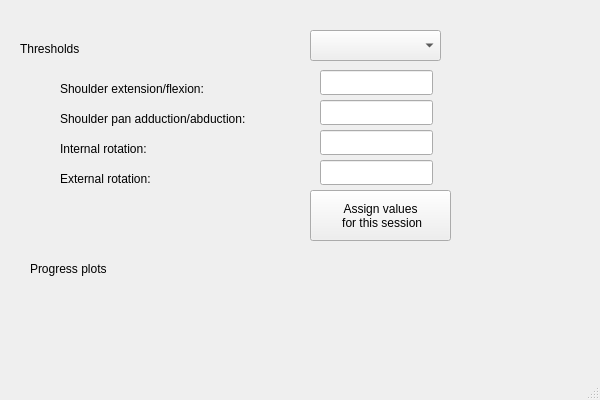
<?xml version="1.0" encoding="UTF-8"?>
<ui version="4.0">
 <class>MainWindow</class>
 <widget class="QMainWindow" name="MainWindow">
  <property name="geometry">
   <rect>
    <x>0</x>
    <y>0</y>
    <width>600</width>
    <height>400</height>
   </rect>
  </property>
  <property name="windowTitle">
   <string>MainWindow</string>
  </property>
  <widget class="QWidget" name="centralwidget">
   <widget class="QLabel" name="label">
    <property name="geometry">
     <rect>
      <x>20</x>
      <y>40</y>
      <width>91</width>
      <height>17</height>
     </rect>
    </property>
    <property name="text">
     <string>Thresholds</string>
    </property>
   </widget>
   <widget class="QLabel" name="label_2">
    <property name="geometry">
     <rect>
      <x>60</x>
      <y>80</y>
      <width>211</width>
      <height>17</height>
     </rect>
    </property>
    <property name="text">
     <string>Shoulder extension/flexion:</string>
    </property>
   </widget>
   <widget class="QLabel" name="label_3">
    <property name="geometry">
     <rect>
      <x>60</x>
      <y>110</y>
      <width>261</width>
      <height>17</height>
     </rect>
    </property>
    <property name="text">
     <string>Shoulder pan adduction/abduction:</string>
    </property>
   </widget>
   <widget class="QLabel" name="label_4">
    <property name="geometry">
     <rect>
      <x>60</x>
      <y>140</y>
      <width>261</width>
      <height>17</height>
     </rect>
    </property>
    <property name="text">
     <string>Internal rotation:</string>
    </property>
   </widget>
   <widget class="QLabel" name="label_5">
    <property name="geometry">
     <rect>
      <x>60</x>
      <y>170</y>
      <width>261</width>
      <height>17</height>
     </rect>
    </property>
    <property name="text">
     <string>External rotation:</string>
    </property>
   </widget>
   <widget class="QLineEdit" name="lineEdit">
    <property name="geometry">
     <rect>
      <x>320</x>
      <y>70</y>
      <width>113</width>
      <height>25</height>
     </rect>
    </property>
   </widget>
   <widget class="QLineEdit" name="lineEdit_2">
    <property name="geometry">
     <rect>
      <x>320</x>
      <y>100</y>
      <width>113</width>
      <height>25</height>
     </rect>
    </property>
   </widget>
   <widget class="QLineEdit" name="lineEdit_3">
    <property name="geometry">
     <rect>
      <x>320</x>
      <y>130</y>
      <width>113</width>
      <height>25</height>
     </rect>
    </property>
   </widget>
   <widget class="QLineEdit" name="lineEdit_4">
    <property name="geometry">
     <rect>
      <x>320</x>
      <y>160</y>
      <width>113</width>
      <height>25</height>
     </rect>
    </property>
   </widget>
   <widget class="QComboBox" name="comboBox">
    <property name="geometry">
     <rect>
      <x>310</x>
      <y>30</y>
      <width>131</width>
      <height>31</height>
     </rect>
    </property>
    <property name="toolTip">
     <string>Bring values from the previous sessions</string>
    </property>
    <property name="currentText">
     <string/>
    </property>
   </widget>
   <widget class="QPushButton" name="pushButton">
    <property name="geometry">
     <rect>
      <x>310</x>
      <y>190</y>
      <width>141</width>
      <height>51</height>
     </rect>
    </property>
    <property name="text">
     <string>Assign values 
 for this session</string>
    </property>
   </widget>
   <widget class="QLabel" name="label_6">
    <property name="geometry">
     <rect>
      <x>30</x>
      <y>260</y>
      <width>111</width>
      <height>17</height>
     </rect>
    </property>
    <property name="text">
     <string>Progress plots</string>
    </property>
   </widget>
  </widget>
  <widget class="QMenuBar" name="menubar">
   <property name="geometry">
    <rect>
     <x>0</x>
     <y>0</y>
     <width>600</width>
     <height>22</height>
    </rect>
   </property>
  </widget>
  <widget class="QStatusBar" name="statusbar"/>
 </widget>
 <resources/>
 <connections/>
</ui>
